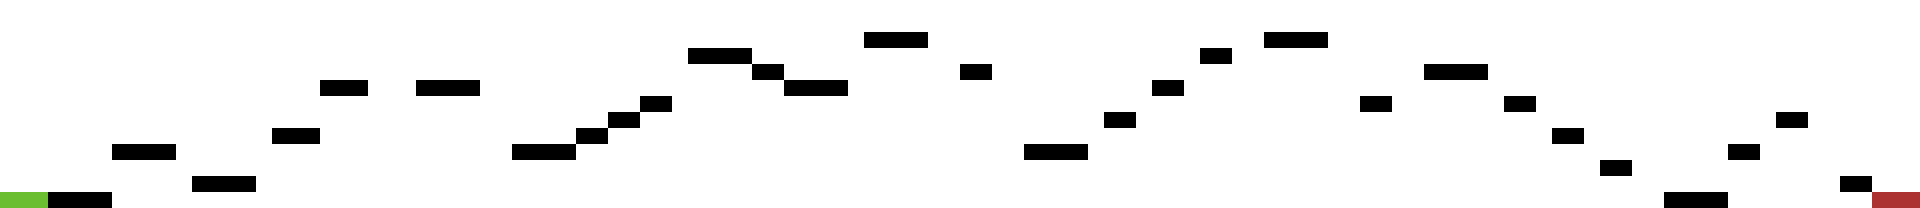

This game map was drawn from its Tiled (.tmx) file and the tilesets committed beside it. A one-line description and the trimmed map source follow:
An orthogonal 120x13 tile map with 16x16 px tiles, 2 tile layers (background, graphics) and 30 objects.

<map version="1.2" tiledversion="1.2.0" orientation="orthogonal" renderorder="right-down" width="120" height="13" tilewidth="16" tileheight="16" infinite="0" nextlayerid="5" nextobjectid="33">
 <tileset firstgid="1" source="testTileSet.tsx" />
 <layer id="1" name="background" width="120" height="13">
  <data>[1560 cells, 1560 non-empty, 1 distinct tile ids]</data>
 </layer>
 <layer id="2" name="graphics" width="120" height="13">
  <data>[1560 cells, 90 non-empty, 3 distinct tile ids]</data>
 </layer>
 <objectgroup id="4" name="ground">
  <object id="3" x="0" y="192" width="112" height="16" />
  <object id="4" x="112" y="144" width="64" height="16" />
  <object id="5" x="192" y="176" width="64" height="16" />
  <object id="6" x="272" y="128" width="48" height="16" />
  <object id="7" x="320" y="80" width="48" height="16" />
  <object id="8" x="416" y="80" width="64" height="16" />
  <object id="9" x="512" y="144" width="64" height="16" />
  <object id="10" x="576" y="128" width="32" height="16" />
  <object id="11" x="608" y="112" width="32" height="16" />
  <object id="12" x="640" y="96" width="32" height="16" />
  <object id="13" x="688" y="48" width="64" height="16" />
  <object id="14" x="752" y="64" width="32" height="16" />
  <object id="15" x="784" y="80" width="64" height="16" />
  <object id="16" x="864" y="32" width="64" height="16" />
  <object id="17" x="960" y="64" width="32" height="16" />
  <object id="18" x="1024" y="144" width="64" height="16" />
  <object id="19" x="1104" y="112" width="32" height="16" />
  <object id="20" x="1152" y="80" width="32" height="16" />
  <object id="21" x="1200" y="48" width="32" height="16" />
  <object id="22" x="1264" y="32" width="64" height="16" />
  <object id="23" x="1360" y="96" width="32" height="16" />
  <object id="24" x="1424" y="64" width="64" height="16" />
  <object id="25" x="1504" y="96" width="32" height="16" />
  <object id="26" x="1552" y="128" width="32" height="16" />
  <object id="27" x="1600" y="160" width="32" height="16" />
  <object id="28" x="1664" y="192" width="64" height="16" />
  <object id="29" x="1728" y="144" width="32" height="16" />
  <object id="30" x="1776" y="112" width="32" height="16" />
  <object id="31" x="1840" y="176" width="32" height="16" />
  <object id="32" x="1872" y="192" width="48" height="16" />
 </objectgroup>
</map>